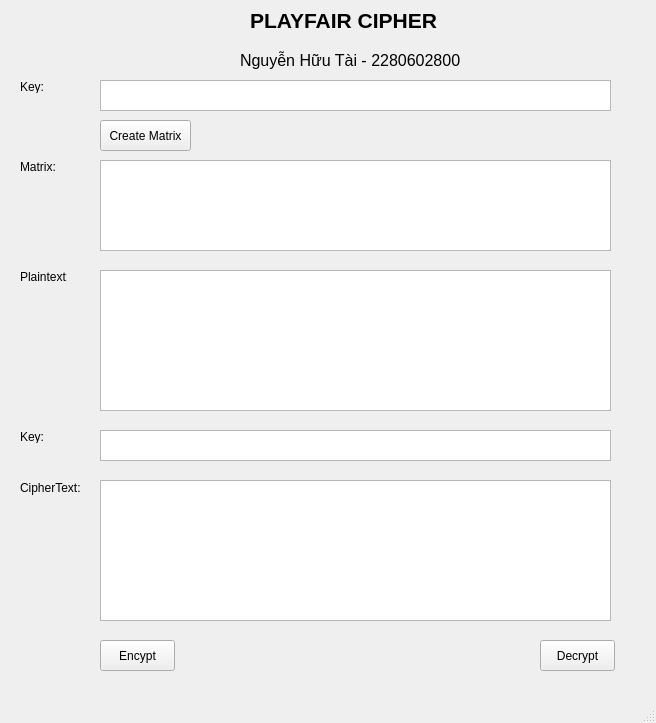
<?xml version="1.0" encoding="UTF-8"?>
<ui version="4.0">
 <class>MainWindow</class>
 <widget class="QMainWindow" name="MainWindow">
  <property name="geometry">
   <rect>
    <x>0</x>
    <y>0</y>
    <width>656</width>
    <height>723</height>
   </rect>
  </property>
  <property name="windowTitle">
   <string>MainWindow</string>
  </property>
  <widget class="QWidget" name="centralwidget">
   <widget class="QLabel" name="label_20">
    <property name="geometry">
     <rect>
      <x>240</x>
      <y>50</y>
      <width>241</width>
      <height>21</height>
     </rect>
    </property>
    <property name="font">
     <font>
      <pointsize>12</pointsize>
     </font>
    </property>
    <property name="text">
     <string>Nguyễn Hữu Tài - 2280602800</string>
    </property>
   </widget>
   <widget class="QLabel" name="label_17">
    <property name="enabled">
     <bool>true</bool>
    </property>
    <property name="geometry">
     <rect>
      <x>250</x>
      <y>10</y>
      <width>231</width>
      <height>21</height>
     </rect>
    </property>
    <property name="font">
     <font>
      <pointsize>16</pointsize>
      <weight>75</weight>
      <bold>true</bold>
     </font>
    </property>
    <property name="text">
     <string>PLAYFAIR CIPHER</string>
    </property>
   </widget>
   <widget class="QTextEdit" name="txt_plain_text">
    <property name="geometry">
     <rect>
      <x>100</x>
      <y>270</y>
      <width>511</width>
      <height>141</height>
     </rect>
    </property>
   </widget>
   <widget class="QPushButton" name="btn_decrypt">
    <property name="geometry">
     <rect>
      <x>540</x>
      <y>640</y>
      <width>75</width>
      <height>31</height>
     </rect>
    </property>
    <property name="text">
     <string>Decrypt</string>
    </property>
   </widget>
   <widget class="QTextEdit" name="txt_cipher_text">
    <property name="geometry">
     <rect>
      <x>100</x>
      <y>480</y>
      <width>511</width>
      <height>141</height>
     </rect>
    </property>
   </widget>
   <widget class="QTextEdit" name="txt_key_1">
    <property name="geometry">
     <rect>
      <x>100</x>
      <y>80</y>
      <width>511</width>
      <height>31</height>
     </rect>
    </property>
   </widget>
   <widget class="QLabel" name="label_18">
    <property name="geometry">
     <rect>
      <x>20</x>
      <y>270</y>
      <width>47</width>
      <height>13</height>
     </rect>
    </property>
    <property name="text">
     <string>Plaintext:</string>
    </property>
   </widget>
   <widget class="QLabel" name="label_16">
    <property name="geometry">
     <rect>
      <x>20</x>
      <y>80</y>
      <width>47</width>
      <height>13</height>
     </rect>
    </property>
    <property name="text">
     <string>Key:</string>
    </property>
   </widget>
   <widget class="QPushButton" name="btn_encrypt">
    <property name="geometry">
     <rect>
      <x>100</x>
      <y>640</y>
      <width>75</width>
      <height>31</height>
     </rect>
    </property>
    <property name="text">
     <string>Encypt</string>
    </property>
   </widget>
   <widget class="QLabel" name="label_19">
    <property name="geometry">
     <rect>
      <x>20</x>
      <y>480</y>
      <width>61</width>
      <height>16</height>
     </rect>
    </property>
    <property name="text">
     <string>CipherText:</string>
    </property>
   </widget>
   <widget class="QPushButton" name="btn_create_matrix">
    <property name="geometry">
     <rect>
      <x>100</x>
      <y>120</y>
      <width>91</width>
      <height>31</height>
     </rect>
    </property>
    <property name="text">
     <string>Create Matrix</string>
    </property>
   </widget>
   <widget class="QLabel" name="label_21">
    <property name="geometry">
     <rect>
      <x>20</x>
      <y>430</y>
      <width>47</width>
      <height>13</height>
     </rect>
    </property>
    <property name="text">
     <string>Key:</string>
    </property>
   </widget>
   <widget class="QTextEdit" name="txt_key_2">
    <property name="geometry">
     <rect>
      <x>100</x>
      <y>430</y>
      <width>511</width>
      <height>31</height>
     </rect>
    </property>
   </widget>
   <widget class="QLabel" name="label_22">
    <property name="geometry">
     <rect>
      <x>20</x>
      <y>160</y>
      <width>47</width>
      <height>13</height>
     </rect>
    </property>
    <property name="text">
     <string>Matrix:</string>
    </property>
   </widget>
   <widget class="QTextEdit" name="txt_matrix">
    <property name="geometry">
     <rect>
      <x>100</x>
      <y>160</y>
      <width>511</width>
      <height>91</height>
     </rect>
    </property>
   </widget>
  </widget>
  <widget class="QMenuBar" name="menubar">
   <property name="geometry">
    <rect>
     <x>0</x>
     <y>0</y>
     <width>656</width>
     <height>21</height>
    </rect>
   </property>
  </widget>
  <widget class="QStatusBar" name="statusbar"/>
 </widget>
 <resources/>
 <connections/>
</ui>
